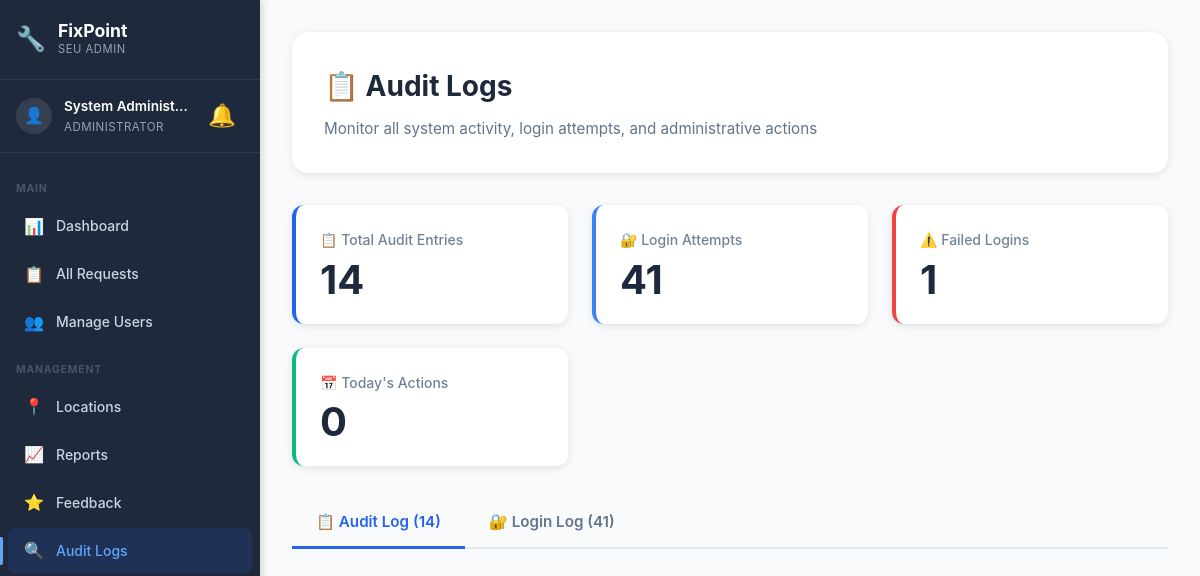
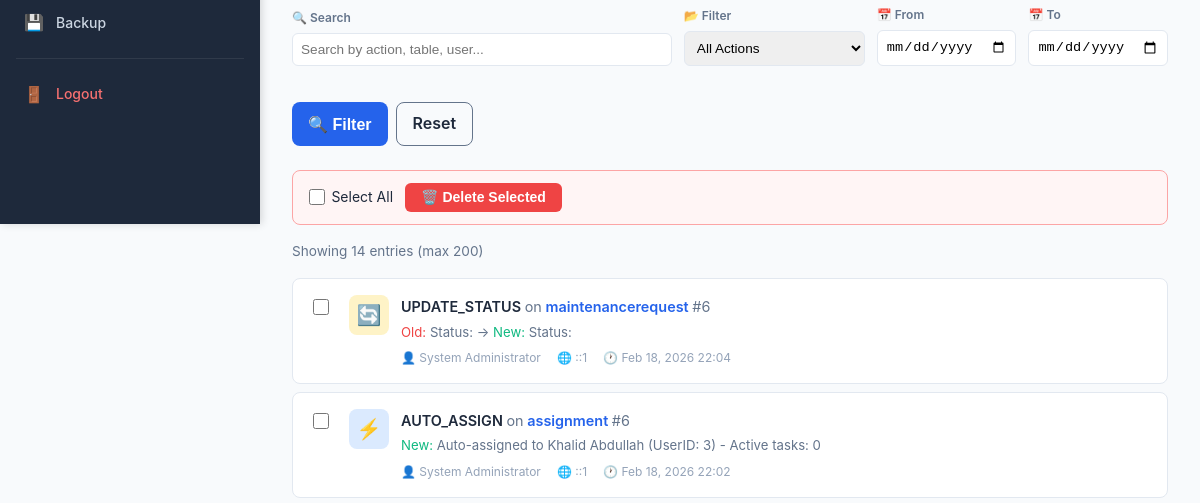
The app's page /admin/audit-logs.php (signed in, upper part), older data (2 pictures, top to bottom).
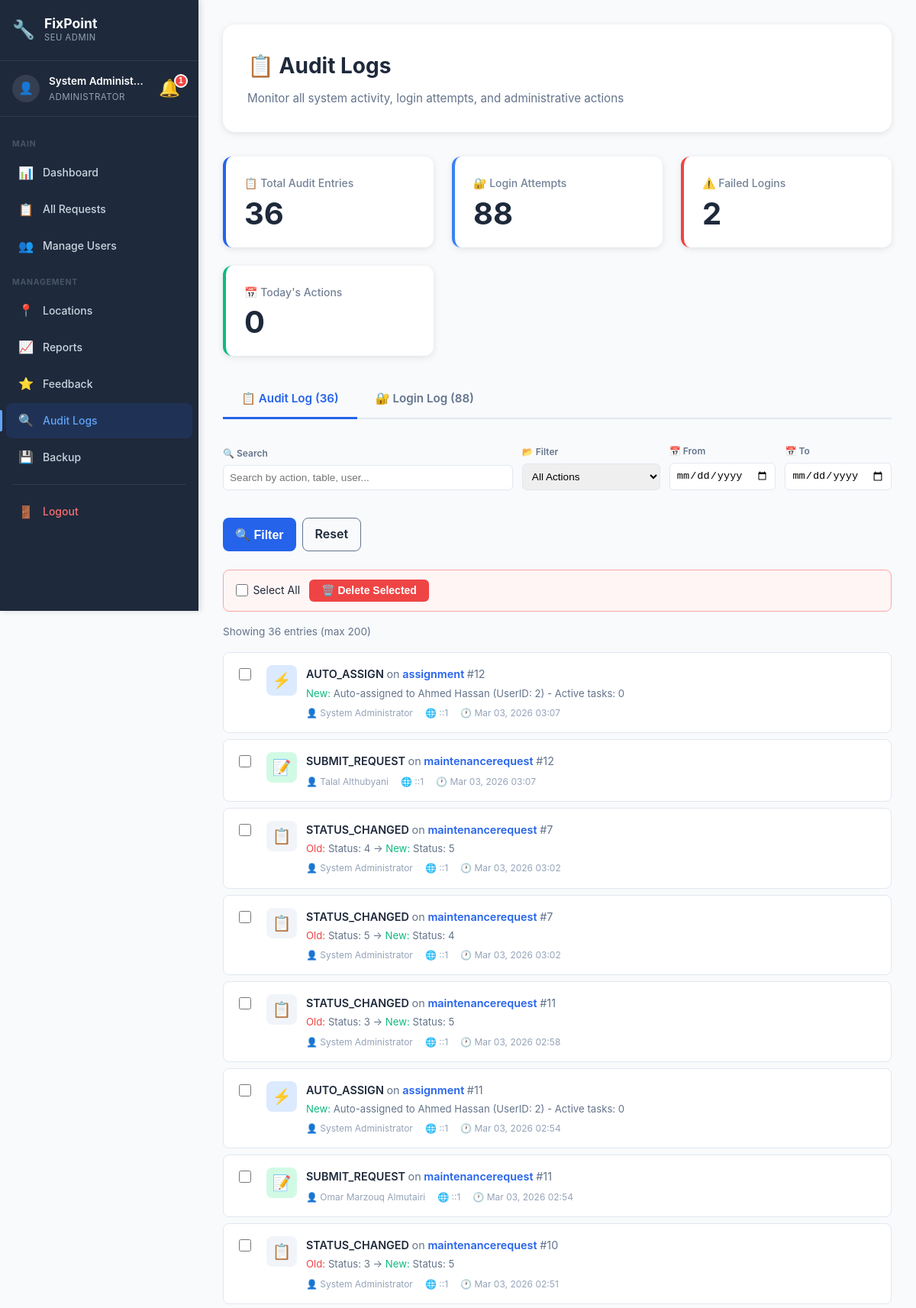
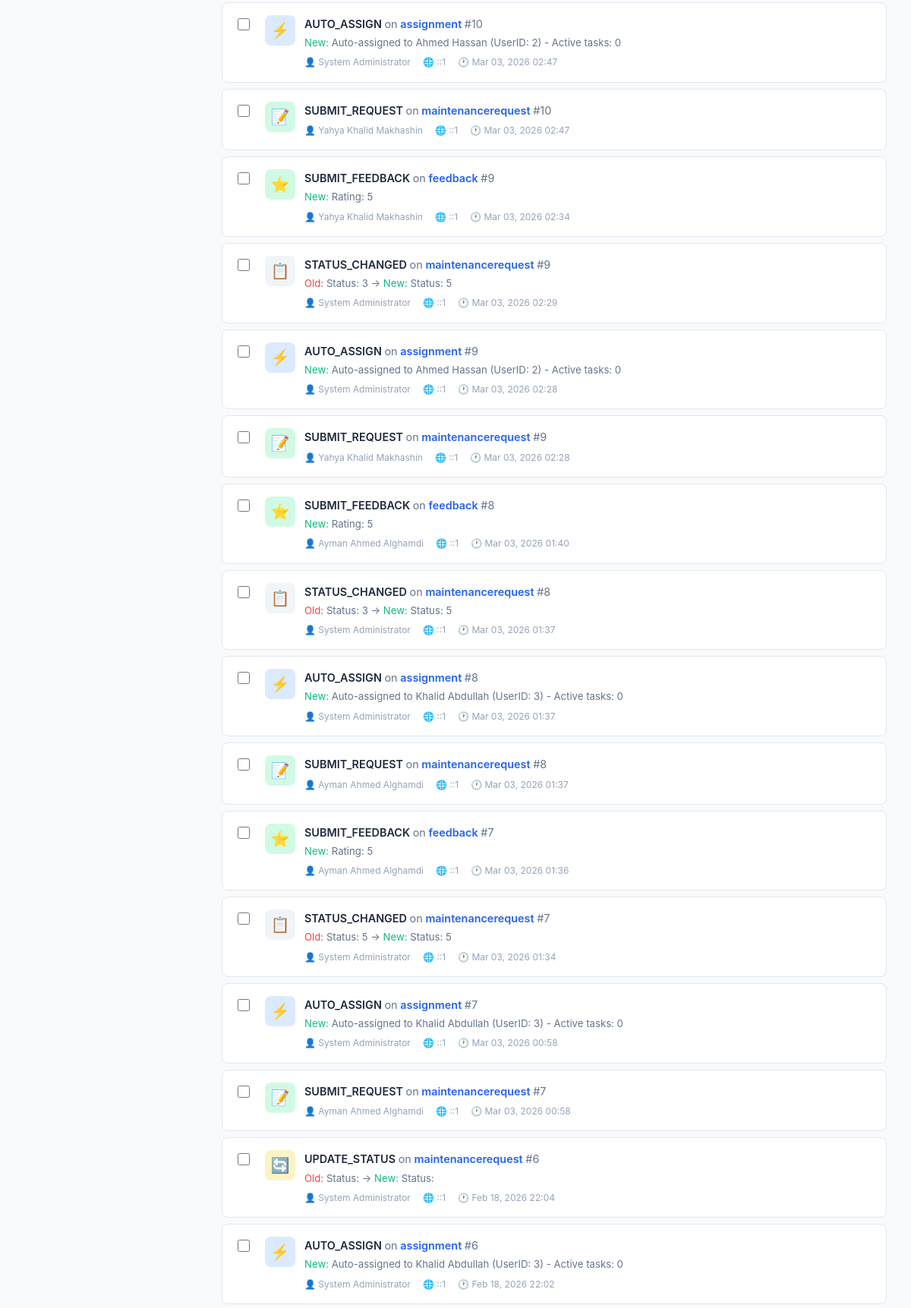
The same page, newer data (2 pictures, top to bottom).
### tables this page shows
CREATE TABLE `auditlog` (
  `AuditID` int(11) NOT NULL AUTO_INCREMENT,
  `UserID` int(11) DEFAULT NULL,
  `Action` varchar(100) NOT NULL,
  `TableName` varchar(100) DEFAULT NULL,
  `RecordID` int(11) DEFAULT NULL,
  `OldValue` text DEFAULT NULL,
  `NewValue` text DEFAULT NULL,
  `IPAddress` varchar(45) DEFAULT NULL,
  `PerformedAt` timestamp NOT NULL DEFAULT current_timestamp(),
  PRIMARY KEY (`AuditID`),
  KEY `idx_user` (`UserID`),
  KEY `idx_action` (`Action`),
  KEY `idx_table` (`TableName`),
  KEY `idx_date` (`PerformedAt`),
  CONSTRAINT `auditlog_ibfk_1` FOREIGN KEY (`UserID`) REFERENCES `user` (`UserID`) ON DELETE SET NULL
);

CREATE TABLE `user` (
  `UserID` int(11) NOT NULL AUTO_INCREMENT,
  `RoleID` int(11) NOT NULL,
  `Name` varchar(100) NOT NULL,
  `Email` varchar(100) NOT NULL,
  `Password` varchar(255) NOT NULL,
  `Phone` varchar(20) DEFAULT NULL,
  `MaxRequestsPerWeek` int(11) DEFAULT 2,
  `CreatedAt` timestamp NOT NULL DEFAULT current_timestamp(),
  `LastResetAt` datetime DEFAULT NULL,
  PRIMARY KEY (`UserID`),
  UNIQUE KEY `Email` (`Email`),
  KEY `idx_email` (`Email`),
  KEY `idx_role` (`RoleID`),
  CONSTRAINT `user_ibfk_1` FOREIGN KEY (`RoleID`) REFERENCES `role` (`RoleID`)
);

### config/helpers.php (called while the page is built, shortened)
<?php
function formatDate($date, $format = 'M d, Y H:i') {
    return date($format, strtotime($date));
}
function e($string) {
    return htmlspecialchars($string, ENT_QUOTES, 'UTF-8');
}
?>

### admin/audit-logs.php (the view, shortened to what the changed rows need)
<?php
require_once __DIR__ . '/../config/database.php';
require_once __DIR__ . '/../config/helpers.php';
$tab = isset($_GET['tab']) ? $_GET['tab'] : 'audit';
$audit_logs = [];
if ($tab === 'audit') {
    $sql = "SELECT
                al.AuditID,
                al.Action,
                al.TableName,
                al.RecordID,
                al.OldValue,
                al.NewValue,
                al.IPAddress,
                al.PerformedAt,
                u.Name as UserName,
                u.Email as UserEmail
            FROM auditlog al
            LEFT JOIN user u ON al.UserID = u.UserID
            WHERE 1=1";
    $sql .= " ORDER BY al.PerformedAt DESC LIMIT 200";
    $audit_logs = $conn->query($sql)->fetch_all(MYSQLI_ASSOC);
}
$audit_count = $conn->query("SELECT COUNT(*) as c FROM auditlog")->fetch_assoc()['c'];
$login_count = $conn->query("SELECT COUNT(*) as c FROM loginlog")->fetch_assoc()['c'];
$failed_logins = $conn->query("SELECT COUNT(*) as c FROM loginlog WHERE Status = 'Failed'")->fetch_assoc()['c'];
function getActionIcon($action) {
    $icons = [
        'SUBMIT_REQUEST' => '📝',
        'ASSIGN_TECHNICIAN' => '👨‍🔧',
        'AUTO_ASSIGN' => '⚡',
        'UPDATE_STATUS' => '🔄',
        'SUBMIT_FEEDBACK' => '⭐',
        'PASSWORD_RESET' => '🔑',
        'ADD_LOCATION' => '📍',
        'EDIT_LOCATION' => '✏️',
        'DELETE_LOCATION' => '🗑️',
    ];
    return $icons[$action] ?? '📋';
}
function getActionColor($action) {
    if (strpos($action, 'ADD') !== false || strpos($action, 'SUBMIT') !== false) return '#d1fae5';
    if (strpos($action, 'ASSIGN') !== false) return '#dbeafe';
    if (strpos($action, 'UPDATE') !== false || strpos($action, 'EDIT') !== false) return '#fef3c7';
    return '#f1f5f9';
}
?>
<!DOCTYPE html>
<html lang="en">
<head>
    <link rel="stylesheet" href="../assets/css/style.css">
    <link rel="stylesheet" href="../assets/css/dashboard.css">
    <link rel="stylesheet" href="../assets/css/sidebar.css">
</head>
<body class="has-sidebar">
    <aside class="sidebar" id="sidebar">
        <div class="sidebar-user">
            <?php include __DIR__ . '/../includes/notification-bell.php'; ?>
        </div>
    </aside>
    <div class="main-content">
            <div class="topbar-notif"><?php include __DIR__ . '/../includes/notification-bell.php'; ?></div>
    <div class="dashboard">
        <div class="dashboard-container">
            <div class="dashboard-header">
                <h1 class="welcome-text">📋 Audit Logs</h1>
            </div>
            <div class="stats-grid">
                <div class="stat-card">
                    <div class="stat-label">📋 Total Audit Entries</div>
                    <div class="stat-value"><?php echo $audit_count; ?></div>
                </div>
                <div class="stat-card info">
                    <div class="stat-label">🔐 Login Attempts</div>
                    <div class="stat-value"><?php echo $login_count; ?></div>
                </div>
                <div class="stat-card danger">
                    <div class="stat-label">⚠️ Failed Logins</div>
                    <div class="stat-value"><?php echo $failed_logins; ?></div>
                </div>
            </div>
            <div class="tab-nav">
                <a href="audit-logs.php?tab=audit" class="tab-btn <?php echo $tab === 'audit' ? 'active' : ''; ?>">
                    📋 Audit Log (<?php echo $audit_count; ?>)
                </a>
                <a href="audit-logs.php?tab=login" class="tab-btn <?php echo $tab === 'login' ? 'active' : ''; ?>">
                    🔐 Login Log (<?php echo $login_count; ?>)
                </a>
            </div>
            <?php if ($tab === 'audit'): ?>
                <?php if (count($audit_logs) > 0): ?>
                    <form method="POST">
                        <div class="delete-bar">
                            <label style="font-size:0.875rem;color:#1e293b;display:flex;align-items:center;gap:0.4rem;cursor:pointer;">
                                <input type="checkbox" id="selectAll" style="width:16px;height:16px;"> Select All
                            </label>
                            <button type="submit" name="delete_selected" class="btn-danger" onclick="return confirm('Delete selected?')">🗑️ Delete Selected</button>
                        </div>
                        <div style="color:#64748b;font-size:0.85rem;margin-bottom:1rem;">
                            Showing <?php echo count($audit_logs); ?> entries (max 200)
                        </div>
                    <?php foreach ($audit_logs as $log): ?>
                        <div class="log-card" style="display:flex;align-items:flex-start;gap:0.75rem;">
                            <input type="checkbox" name="selected_ids[]" value="<?php echo $log['AuditID']; ?>" class="log-checkbox item-cb" style="margin-top:0.25rem;">
                            <div class="log-icon" style="background: <?php echo getActionColor($log['Action']); ?>;">
                                <?php echo getActionIcon($log['Action']); ?>
                            </div>
                            <div class="log-content">
                                <div class="log-action">
                                    <?php echo e($log['Action']); ?>
                                    <?php if ($log['TableName']): ?>
                                        <span style="color: #64748b; font-weight: 400;">on</span>
                                        <span style="color: #2563eb;"><?php echo e($log['TableName']); ?></span>
                                    <?php endif; ?>
                                    <?php if ($log['RecordID']): ?>
                                        <span style="color: #64748b; font-weight: 400;">#<?php echo $log['RecordID']; ?></span>
                                    <?php endif; ?>
                                </div>
                                <div class="log-details">
                                    <?php if ($log['OldValue']): ?>
                                        <span style="color: #ef4444;">Old:</span> <?php echo e($log['OldValue']); ?> →
                                    <?php endif; ?>
                                    <?php if ($log['NewValue']): ?>
                                        <span style="color: #10b981;">New:</span> <?php echo e($log['NewValue']); ?>
                                    <?php endif; ?>
                                </div>
                                <div class="log-meta">
                                    <span>👤 <?php echo $log['UserName'] ? e($log['UserName']) : 'System'; ?></span>
                                    <span>🌐 <?php echo e($log['IPAddress']); ?></span>
                                    <span>🕐 <?php echo formatDate($log['PerformedAt']); ?></span>
                                </div>
                            </div>
                        </div>
                    <?php endforeach; ?>
                    </form>
                <?php endif; ?>
            <?php endif; ?>
        </div>
    </div>
    </div>
</body>
</html>

### includes/notification-bell.php (shortened to what the changed rows need)
<?php
$_notif_count = 0;
if (isset($_SESSION['user_id'])) {
    $notif_count_sql = "SELECT COUNT(*) as unread FROM notification WHERE UserID = ? AND IsRead = 0";
    $notif_count_stmt = $conn->prepare($notif_count_sql);
    $notif_count_stmt->bind_param("i", $_SESSION['user_id']);
    $notif_count_stmt->execute();
    $_notif_count = $notif_count_stmt->get_result()->fetch_assoc()['unread'];
}
?>
<div class="notif-wrapper" id="notifWrapper">
    <button class="notif-bell" id="notifBell" onclick="toggleNotifDropdown(event)" title="Notifications">
        🔔
        <?php if ($_notif_count > 0): ?>
            <span class="notif-badge" id="notifBadge"><?php echo $_notif_count > 99 ? '99+' : $_notif_count; ?></span>
        <?php endif; ?>
    </button>
</div>

Row changes from the older to the newer data that the page shows:
added auditlog: Action "⚡", Action "AUTO_ASSIGN", TableName "assignment", RecordID "12", NewValue "Auto-assigned to Ahmed Hassan (UserID: 2) - Active tasks: 0", UserID.Name "System Administrator", IPAddress "::1", PerformedAt "Mar 03, 2026 03:07"
added auditlog: Action "📝", Action "SUBMIT_REQUEST", TableName "maintenancerequest", RecordID "12", UserID.Name "Talal Althubyani", IPAddress "::1", PerformedAt "Mar 03, 2026 03:07"
added auditlog: Action "📋", Action "STATUS_CHANGED", TableName "maintenancerequest", RecordID "7", OldValue "Status: 4", NewValue "Status: 5", UserID.Name "System Administrator", IPAddress "::1", PerformedAt "Mar 03, 2026 03:02"
added auditlog: Action "📋", Action "STATUS_CHANGED", TableName "maintenancerequest", RecordID "7", OldValue "Status: 5", NewValue "Status: 4", UserID.Name "System Administrator", IPAddress "::1", PerformedAt "Mar 03, 2026 03:02"
added auditlog: Action "📋", Action "STATUS_CHANGED", TableName "maintenancerequest", RecordID "11", OldValue "Status: 3", NewValue "Status: 5", UserID.Name "System Administrator", IPAddress "::1", PerformedAt "Mar 03, 2026 02:58"
added auditlog: Action "⚡", Action "AUTO_ASSIGN", TableName "assignment", RecordID "11", NewValue "Auto-assigned to Ahmed Hassan (UserID: 2) - Active tasks: 0", UserID.Name "System Administrator", IPAddress "::1", PerformedAt "Mar 03, 2026 02:54"
added auditlog: Action "📝", Action "SUBMIT_REQUEST", TableName "maintenancerequest", RecordID "11", UserID.Name "Omar Marzouq Almutairi", IPAddress "::1", PerformedAt "Mar 03, 2026 02:54"
added auditlog: Action "📋", Action "STATUS_CHANGED", TableName "maintenancerequest", RecordID "10", OldValue "Status: 3", NewValue "Status: 5", UserID.Name "System Administrator", IPAddress "::1", PerformedAt "Mar 03, 2026 02:51"
added auditlog: Action "⚡", Action "AUTO_ASSIGN", TableName "assignment", RecordID "10", NewValue "Auto-assigned to Ahmed Hassan (UserID: 2) - Active tasks: 0", UserID.Name "System Administrator", IPAddress "::1", PerformedAt "Mar 03, 2026 02:47"
added auditlog: Action "📝", Action "SUBMIT_REQUEST", TableName "maintenancerequest", RecordID "10", UserID.Name "Yahya Khalid Makhashin", IPAddress "::1", PerformedAt "Mar 03, 2026 02:47"
added auditlog: Action "⭐", Action "SUBMIT_FEEDBACK", TableName "feedback", RecordID "9", NewValue "Rating: 5", UserID.Name "Yahya Khalid Makhashin", IPAddress "::1", PerformedAt "Mar 03, 2026 02:34"
added auditlog: Action "📋", Action "STATUS_CHANGED", TableName "maintenancerequest", RecordID "9", OldValue "Status: 3", NewValue "Status: 5", UserID.Name "System Administrator", IPAddress "::1", PerformedAt "Mar 03, 2026 02:29"
added auditlog: Action "⚡", Action "AUTO_ASSIGN", TableName "assignment", RecordID "9", NewValue "Auto-assigned to Ahmed Hassan (UserID: 2) - Active tasks: 0", UserID.Name "System Administrator", IPAddress "::1", PerformedAt "Mar 03, 2026 02:28"
added auditlog: Action "📝", Action "SUBMIT_REQUEST", TableName "maintenancerequest", RecordID "9", UserID.Name "Yahya Khalid Makhashin", IPAddress "::1", PerformedAt "Mar 03, 2026 02:28"
added auditlog: Action "⭐", Action "SUBMIT_FEEDBACK", TableName "feedback", RecordID "8", NewValue "Rating: 5", UserID.Name "Ayman Ahmed Alghamdi", IPAddress "::1", PerformedAt "Mar 03, 2026 01:40"
added auditlog: Action "📋", Action "STATUS_CHANGED", TableName "maintenancerequest", RecordID "8", OldValue "Status: 3", NewValue "Status: 5", UserID.Name "System Administrator", IPAddress "::1", PerformedAt "Mar 03, 2026 01:37"
added auditlog: Action "⚡", Action "AUTO_ASSIGN", TableName "assignment", RecordID "8", NewValue "Auto-assigned to Khalid Abdullah (UserID: 3) - Active tasks: 0", UserID.Name "System Administrator", IPAddress "::1", PerformedAt "Mar 03, 2026 01:37"
added auditlog: Action "📝", Action "SUBMIT_REQUEST", TableName "maintenancerequest", RecordID "8", UserID.Name "Ayman Ahmed Alghamdi", IPAddress "::1", PerformedAt "Mar 03, 2026 01:37"
added auditlog: Action "⭐", Action "SUBMIT_FEEDBACK", TableName "feedback", RecordID "7", NewValue "Rating: 5", UserID.Name "Ayman Ahmed Alghamdi", IPAddress "::1", PerformedAt "Mar 03, 2026 01:36"
added auditlog: Action "📋", Action "STATUS_CHANGED", TableName "maintenancerequest", RecordID "7", OldValue "Status: 5", NewValue "Status: 5", UserID.Name "System Administrator", IPAddress "::1", PerformedAt "Mar 03, 2026 01:34"
added auditlog: Action "⚡", Action "AUTO_ASSIGN", TableName "assignment", RecordID "7", NewValue "Auto-assigned to Khalid Abdullah (UserID: 3) - Active tasks: 0", UserID.Name "System Administrator", IPAddress "::1", PerformedAt "Mar 03, 2026 00:58"
added auditlog: Action "📝", Action "SUBMIT_REQUEST", TableName "maintenancerequest", RecordID "7", UserID.Name "Ayman Ahmed Alghamdi", IPAddress "::1", PerformedAt "Mar 03, 2026 00:58"
Text that changed along with them:
$_notif_count: (not shown) → "1"
$audit_count: "14" → "36"
$login_count: "41" → "88"
$failed_logins: "1" → "2"
count($audit_logs): "14" → "36"
